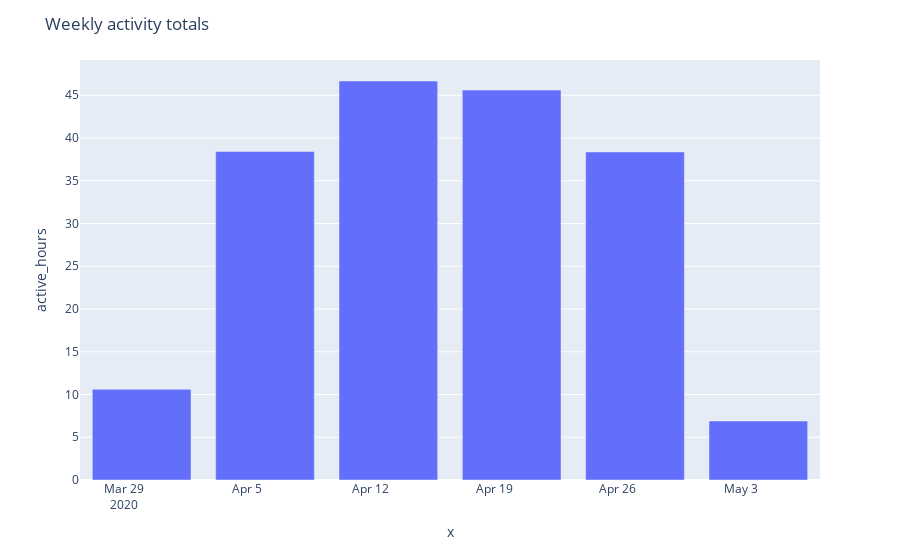

Write notebook code for a chart like this one.
### Code cell
#plot total activity by week
fig = px.bar(activity_info.weekly_activity, x=activity_info.weekly_activity.index.to_timestamp(), y='active_hours')
fig.update_layout(
    title="Weekly activity totals",
    width=900, height=700,
)
fig.show()

### Figure 1 — Plotly figure (JSON) as saved in the notebook; plotly's stock layout.template omitted (floating-point values rounded to 4 significant figures)
{"data": [{"alignmentgroup": "True", "hovertemplate": "x=%{x}<br>active_hours=%{y}<extra></extra>", "legendgroup": "", "marker": {"color": "#636efa"}, "name": "", "offsetgroup": "", "orientation": "v", "showlegend": false, "textposition": "auto", "type": "bar", "x": ["2020-03-30T00:00:00", "2020-04-06T00:00:00", "2020-04-13T00:00:00", "2020-04-20T00:00:00", "2020-04-27T00:00:00", "2020-05-04T00:00:00"], "xaxis": "x", "y": [10.6, 38.42, 46.67, 45.6, 38.37, 6.9], "yaxis": "y"}], "layout": {"barmode": "relative", "legend": {"tracegroupgap": 0}, "margin": {"t": 60}, "title": {"text": "Weekly activity totals"}, "xaxis": {"anchor": "y", "domain": [0, 1], "title": {"text": "x"}}, "yaxis": {"anchor": "x", "domain": [0, 1], "title": {"text": "active_hours"}}}}
